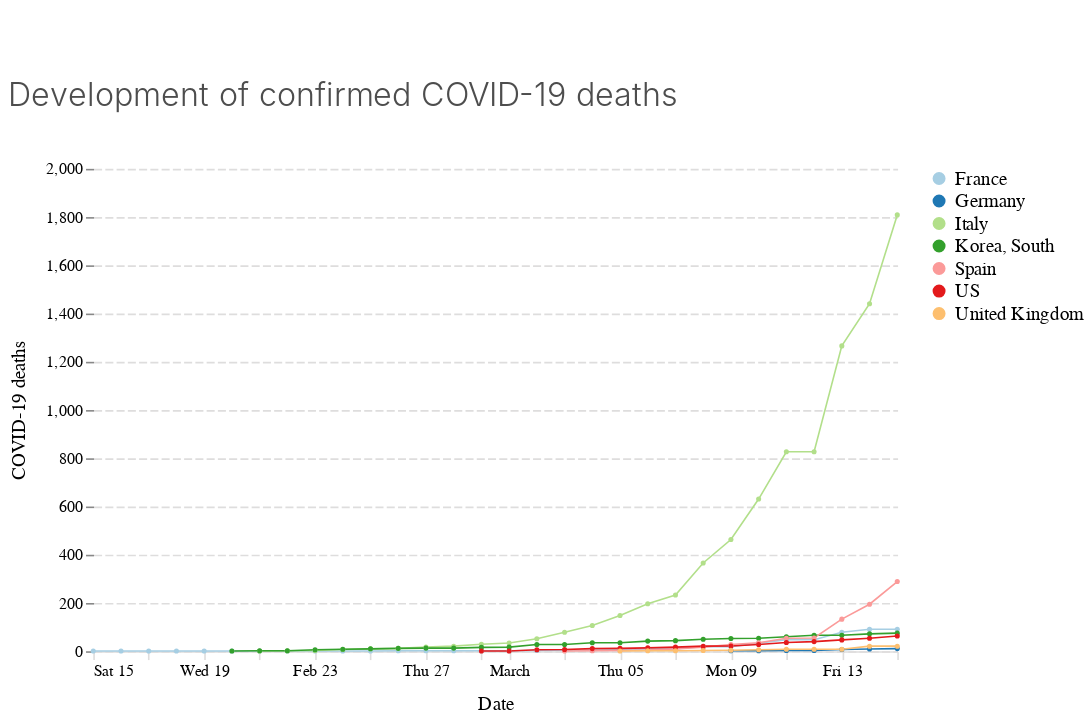

Notebook code for this chart:
### Code cell
chart_deaths

### Figure 1 — Vega-Lite specification as saved in the notebook (floating-point values rounded to 4 significant figures)
{"$schema": "https://vega.github.io/schema/vega-lite/v3.4.0.json", "config": {"area": {"fill": "#1696d2"}, "axisX": {"domain": true, "domainColor": "#DEDDDD", "domainDashOffset": 10, "domainWidth": 1, "grid": false, "labelAngle": 0, "labelFont": "Avenir", "labelFontSize": 10, "tickColor": "#DEDDDD", "titleFont": "Avenir", "titleFontSize": 12, "titleFontWeight": 400, "titlePadding": 10}, "axisY": {"domain": false, "domainDashOffset": 10, "grid": true, "gridColor": "#DEDDDD", "gridDash": [5, 2], "gridWidth": 1, "labelAngle": 0, "labelFont": "Avenir", "labelFontSize": 10, "titleFont": "Avenir", "titleFontSize": 12, "titleFontWeight": 400, "titlePadding": 10}, "bar": {"fill": "#1696d2", "strokeWidth": 0}, "guide-title": {"color": "Monospace", "font": "Avenir", "fontSize": 15}, "header": {"titleFontSize": 12, "titleFontWeight": 400}, "legend": {"labelFont": "Avenir", "labelFontSize": 12, "symbolSize": 50, "symbolType": "circle", "title": "", "titleFont": "Avenir", "titleFontSize": 12}, "line": {"color": "#1696d2", "stroke": "#1696d2", "strokeWidth": 1}, "path": {"stroke": "#1696d2"}, "point": {"filled": true}, "range": {"category": ["#a6cee3", "#1f78b4", "#b2df8a", "#33a02c", "#fb9a99", "#e31a1c", "#fdbf6f", "#ff7f00"], "diverging": ["#cfe8f3", "#a2d4ec", "#73bfe2", "#46abdb", "#1696d2", "#12719e"]}, "text": {"align": "right", "color": "#1696d2", "font": "Avenir", "fontSize": 12, "fontWeight": 400, "size": 11}, "title": {"anchor": "start", "color": "#4d4d4d", "font": "Avenir", "fontSize": 20, "fontWeight": 300, "lineHeight": 100, "offset": 30}, "trail": {"color": "#1696d2", "stroke": "#1696d2"}, "view": {"strokeWidth": 0}}, "data": {"name": "data-52a3ca3a5b9a97cc22b3aee819514b36"}, "datasets": {"data-52a3ca3a5b9a97cc22b3aee819514b36": [{"country": "France", "date": "2020-02-15T00:00:00", "value": 1}, {"country": "France", "date": "2020-02-16T00:00:00", "value": 1}, {"country": "France", "date": "2020-02-17T00:00:00", "value": 1}, {"country": "France", "date": "2020-02-18T00:00:00", "value": 1}, {"country": "France", "date": "2020-02-19T00:00:00", "value": 1}, {"country": "France", "date": "2020-02-20T00:00:00", "value": 1}, {"country": "France", "date": "2020-02-21T00:00:00", "value": 1}, {"country": "France", "date": "2020-02-22T00:00:00", "value": 1}, {"country": "France", "date": "2020-02-23T00:00:00", "value": 1}, {"country": "France", "date": "2020-02-24T00:00:00", "value": 1}, {"country": "France", "date": "2020-02-25T00:00:00", "value": 1}, {"country": "France", "date": "2020-02-26T00:00:00", "value": 2}, {"country": "France", "date": "2020-02-27T00:00:00", "value": 2}, {"country": "France", "date": "2020-02-28T00:00:00", "value": 2}, {"country": "France", "date": "2020-02-29T00:00:00", "value": 2}, {"country": "France", "date": "2020-03-01T00:00:00", "value": 2}, {"country": "France", "date": "2020-03-02T00:00:00", "value": 3}, {"country": "France", "date": "2020-03-03T00:00:00", "value": 4}, {"country": "France", "date": "2020-03-04T00:00:00", "value": 4}, {"country": "France", "date": "2020-03-05T00:00:00", "value": 6}, {"country": "France", "date": "2020-03-06T00:00:00", "value": 9}, {"country": "France", "date": "2020-03-07T00:00:00", "value": 11}, {"country": "France", "date": "2020-03-08T00:00:00", "value": 19}, {"country": "France", "date": "2020-03-09T00:00:00", "value": 19}, {"country": "France", "date": "2020-03-10T00:00:00", "value": 33}, {"country": "France", "date": "2020-03-11T00:00:00", "value": 48}, {"country": "France", "date": "2020-03-12T00:00:00", "value": 48}, {"country": "France", "date": "2020-03-13T00:00:00", "value": 79}, {"country": "France", "date": "2020-03-14T00:00:00", "value": 91}, {"country": "France", "date": "2020-03-15T00:00:00", "value": 91}, {"country": "Germany", "date": "2020-03-09T00:00:00", "value": 2}, {"country": "Germany", "date": "2020-03-10T00:00:00", "value": 2}, {"country": "Germany", "date": "2020-03-11T00:00:00", "value": 3}, {"country": "Germany", "date": "2020-03-12T00:00:00", "value": 3}, {"country": "Germany", "date": "2020-03-13T00:00:00", "value": 7}, {"country": "Germany", "date": "2020-03-14T00:00:00", "value": 9}, {"country": "Germany", "date": "2020-03-15T00:00:00", "value": 11}, {"country": "Italy", "date": "2020-02-21T00:00:00", "value": 1}, {"country": "Italy", "date": "2020-02-22T00:00:00", "value": 2}, {"country": "Italy", "date": "2020-02-23T00:00:00", "value": 3}, {"country": "Italy", "date": "2020-02-24T00:00:00", "value": 7}, {"country": "Italy", "date": "2020-02-25T00:00:00", "value": 10}, {"country": "Italy", "date": "2020-02-26T00:00:00", "value": 12}, {"country": "Italy", "date": "2020-02-27T00:00:00", "value": 17}, {"country": "Italy", "date": "2020-02-28T00:00:00", "value": 21}, {"country": "Italy", "date": "2020-02-29T00:00:00", "value": 29}, {"country": "Italy", "date": "2020-03-01T00:00:00", "value": 34}, {"country": "Italy", "date": "2020-03-02T00:00:00", "value": 52}, {"country": "Italy", "date": "2020-03-03T00:00:00", "value": 79}, {"country": "Italy", "date": "2020-03-04T00:00:00", "value": 107}, {"country": "Italy", "date": "2020-03-05T00:00:00", "value": 148}, {"country": "Italy", "date": "2020-03-06T00:00:00", "value": 197}, {"country": "Italy", "date": "2020-03-07T00:00:00", "value": 233}, {"country": "Italy", "date": "2020-03-08T00:00:00", "value": 366}, {"country": "Italy", "date": "2020-03-09T00:00:00", "value": 463}, {"country": "Italy", "date": "2020-03-10T00:00:00", "value": 631}, {"country": "Italy", "date": "2020-03-11T00:00:00", "value": 827}, {"country": "Italy", "date": "2020-03-12T00:00:00", "value": 827}, {"country": "Italy", "date": "2020-03-13T00:00:00", "value": 1266}, {"country": "Italy", "date": "2020-03-14T00:00:00", "value": 1441}, {"country": "Italy", "date": "2020-03-15T00:00:00", "value": 1809}, {"country": "Korea, South", "date": "2020-02-20T00:00:00", "value": 1}, {"country": "Korea, South", "date": "2020-02-21T00:00:00", "value": 2}, {"country": "Korea, South", "date": "2020-02-22T00:00:00", "value": 2}, {"country": "Korea, South", "date": "2020-02-23T00:00:00", "value": 6}, {"country": "Korea, South", "date": "2020-02-24T00:00:00", "value": 8}, {"country": "Korea, South", "date": "2020-02-25T00:00:00", "value": 10}, {"country": "Korea, South", "date": "2020-02-26T00:00:00", "value": 12}, {"country": "Korea, South", "date": "2020-02-27T00:00:00", "value": 13}, {"country": "Korea, South", "date": "2020-02-28T00:00:00", "value": 13}, {"country": "Korea, South", "date": "2020-02-29T00:00:00", "value": 16}, {"country": "Korea, South", "date": "2020-03-01T00:00:00", "value": 17}, {"country": "Korea, South", "date": "2020-03-02T00:00:00", "value": 28}, {"country": "Korea, South", "date": "2020-03-03T00:00:00", "value": 28}, {"country": "Korea, South", "date": "2020-03-04T00:00:00", "value": 35}, {"country": "Korea, South", "date": "2020-03-05T00:00:00", "value": 35}, {"country": "Korea, South", "date": "2020-03-06T00:00:00", "value": 42}, {"country": "Korea, South", "date": "2020-03-07T00:00:00", "value": 44}, {"country": "Korea, South", "date": "2020-03-08T00:00:00", "value": 50}, {"country": "Korea, South", "date": "2020-03-09T00:00:00", "value": 53}, {"country": "Korea, South", "date": "2020-03-10T00:00:00", "value": 54}, {"country": "Korea, South", "date": "2020-03-11T00:00:00", "value": 60}, {"country": "Korea, South", "date": "2020-03-12T00:00:00", "value": 66}, {"country": "Korea, South", "date": "2020-03-13T00:00:00", "value": 66}, {"country": "Korea, South", "date": "2020-03-14T00:00:00", "value": 72}, {"country": "Korea, South", "date": "2020-03-15T00:00:00", "value": 75}, {"country": "Spain", "date": "2020-03-03T00:00:00", "value": 1}, {"country": "Spain", "date": "2020-03-04T00:00:00", "value": 2}, {"country": "Spain", "date": "2020-03-05T00:00:00", "value": 3}, {"country": "Spain", "date": "2020-03-06T00:00:00", "value": 5}, {"country": "Spain", "date": "2020-03-07T00:00:00", "value": 10}, {"country": "Spain", "date": "2020-03-08T00:00:00", "value": 17}, {"country": "Spain", "date": "2020-03-09T00:00:00", "value": 28}, {"country": "Spain", "date": "2020-03-10T00:00:00", "value": 35}, {"country": "Spain", "date": "2020-03-11T00:00:00", "value": 54}, {"country": "Spain", "date": "2020-03-12T00:00:00", "value": 55}, {"country": "Spain", "date": "2020-03-13T00:00:00", "value": 133}, {"country": "Spain", "date": "2020-03-14T00:00:00", "value": 195}, {"country": "Spain", "date": "2020-03-15T00:00:00", "value": 289}, {"country": "US", "date": "2020-02-29T00:00:00", "value": 1}, {"country": "US", "date": "2020-03-01T00:00:00", "value": 1}, {"country": "US", "date": "2020-03-02T00:00:00", "value": 6}, {"country": "US", "date": "2020-03-03T00:00:00", "value": 7}, {"country": "US", "date": "2020-03-04T00:00:00", "value": 11}, {"country": "US", "date": "2020-03-05T00:00:00", "value": 12}, {"country": "US", "date": "2020-03-06T00:00:00", "value": 14}, {"country": "US", "date": "2020-03-07T00:00:00", "value": 17}, {"country": "US", "date": "2020-03-08T00:00:00", "value": 21}, {"country": "US", "date": "2020-03-09T00:00:00", "value": 22}, {"country": "US", "date": "2020-03-10T00:00:00", "value": 28}, {"country": "US", "date": "2020-03-11T00:00:00", "value": 36}, {"country": "US", "date": "2020-03-12T00:00:00", "value": 40}, {"country": "US", "date": "2020-03-13T00:00:00", "value": 47}, {"country": "US", "date": "2020-03-14T00:00:00", "value": 54}, {"country": "US", "date": "2020-03-15T00:00:00", "value": 63}, {"country": "United Kingdom", "date": "2020-03-05T00:00:00", "value": 1}, {"country": "United Kingdom", "date": "2020-03-06T00:00:00", "value": 2}, {"country": "United Kingdom", "date": "2020-03-07T00:00:00", "value": 2}, {"country": "United Kingdom", "date": "2020-03-08T00:00:00", "value": 3}, {"country": "United Kingdom", "date": "2020-03-09T00:00:00", "value": 4}, {"country": "United Kingdom", "date": "2020-03-10T00:00:00", "value": 6}, {"country": "United Kingdom", "date": "2020-03-11T00:00:00", "value": 8}, {"country": "United Kingdom", "date": "2020-03-12T00:00:00", "value": 8}, {"country": "United Kingdom", "date": "2020-03-13T00:00:00", "value": 8}, {"country": "United Kingdom", "date": "2020-03-14T00:00:00", "value": 21}, {"country": "United Kingdom", "date": "2020-03-15T00:00:00", "value": 21}]}, "encoding": {"color": {"field": "country", "type": "nominal"}, "x": {"field": "date", "title": "Date", "type": "temporal"}, "y": {"field": "value", "title": "COVID-19 deaths", "type": "quantitative"}}, "height": 300, "mark": {"point": {"shape": "circle", "size": 10}, "type": "line"}, "padding": {"bottom": 5, "left": 5, "right": 5, "top": 50}, "title": "Development of confirmed COVID-19 deaths", "width": 500}
